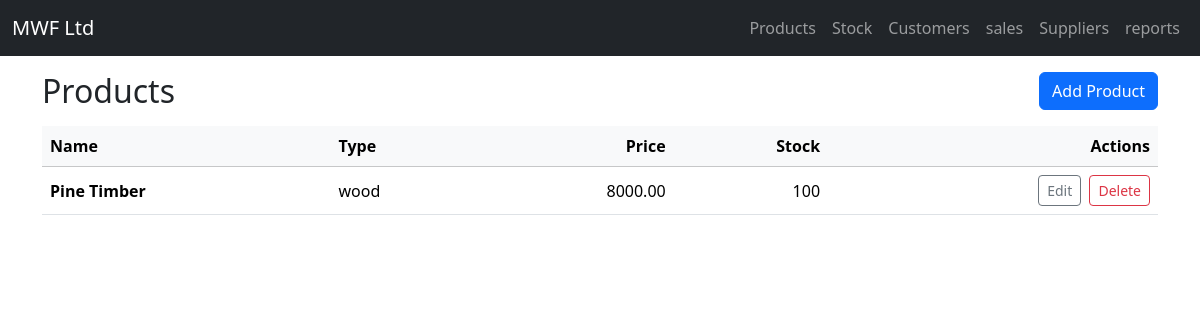
Screenshot of /products/ with the database file from the repository.
### products/models.py (models this page shows, shortened)
class Product(models.Model):
    WOOD = 'wood'
    FURNITURE = 'furniture'
    PRODUCT_TYPE_CHOICES = [
        (WOOD, 'Wood'),
        (FURNITURE, 'Furniture'),
    ]
    name = models.CharField(max_length=100)
    type = models.CharField(max_length=20, choices=PRODUCT_TYPE_CHOICES)
    category = models.CharField(max_length=50)  # e.g., sofa, timber
    description = models.TextField(blank=True)
    color = models.CharField(max_length=30, blank=True, null=True)
    measurements = models.CharField(max_length=100, blank=True, null=True)
    quality = models.CharField(max_length=50)
    product_price = models.DecimalField(max_digits=10, decimal_places=2)
    cost_price = models.DecimalField(max_digits=10, decimal_places=2)
    current_stock = models.PositiveIntegerField(default=0)
    date_added = models.DateField(auto_now_add=True)

### products/views.py (the view)
# urls.py: path('', views.product_list, name='product_list'),
def product_list(request):
    products = Product.objects.all()
    return render(request, 'product_list.html', {'products': products})

### products/templates/product_list.html
{% extends 'base.html' %}
{% block content %}
<div class="d-flex align-items-center justify-content-between mb-3">
  <h2 class="mb-0">Products</h2>
  <a href="{% url 'add_product' %}" class="btn btn-primary">Add Product</a>
 </div>
<div class="table-responsive">
  <table class="table table-hover align-middle">
    <thead class="table-light">
      <tr>
        <th>Name</th>
        <th>Type</th>
        <th class="text-end">Price</th>
        <th class="text-end">Stock</th>
        <th class="text-end">Actions</th>
      </tr>
    </thead>
    <tbody>
    {% for product in products %}
      <tr>
        <td class="fw-semibold">{{ product.name }}</td>
        <td>{{ product.type }}</td>
        <td class="text-end">{{ product.product_price }}</td>
        <td class="text-end">{{ product.current_stock }}</td>
        <td class="text-end">
          <a href="{% url 'edit_product' product.pk %}" class="btn btn-sm btn-outline-secondary me-1">Edit</a>
          <a href="{% url 'delete_product' product.pk %}" class="btn btn-sm btn-outline-danger">Delete</a>
        </td>
      </tr>
    {% empty %}
      <tr>
        <td colspan="5" class="text-center text-muted py-4">No products found.</td>
      </tr>
    {% endfor %}
    </tbody>
  </table>
</div>
{% endblock %}

### rows the page displays
Product: name "Pine Timber", type "wood", product_price "8000.00", current_stock "100"
